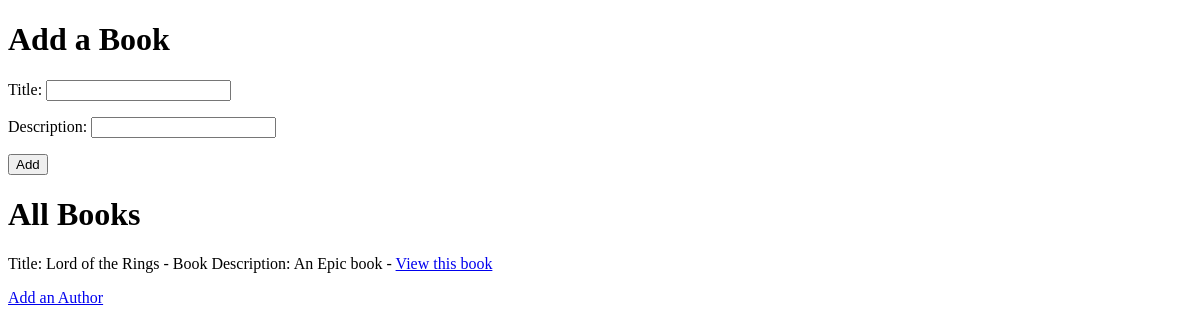
The app's page /, older data.
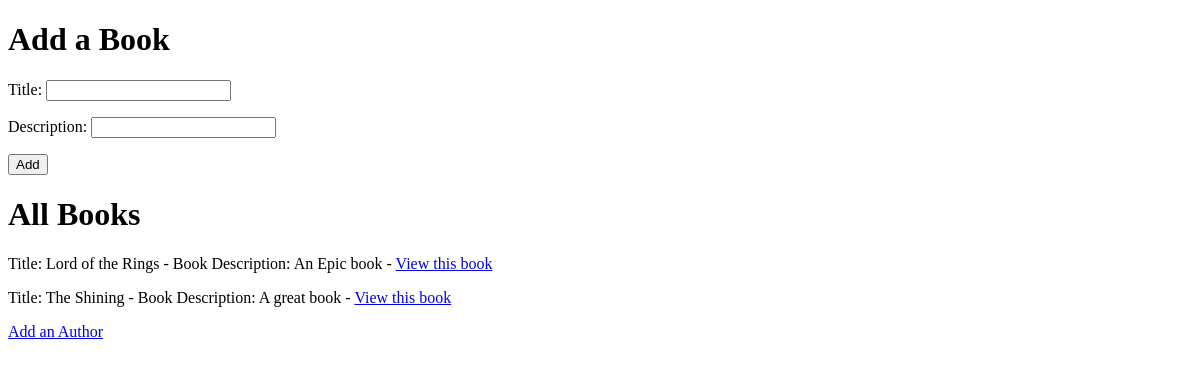
The same page, newer data.
### ba_app/models.py (models this page shows, shortened)
class Book(models.Model):
    title = models.CharField(max_length=255)
    description = models.TextField()
    created_at = models.DateTimeField(auto_now_add=True)
    updated_at = models.DateTimeField(auto_now=True)

### ba_app/views.py (the view)
# urls.py: path('', views.index),
def index(request):
    context={
        "Books" : Book.objects.all(),
    }
    return render (request, "index.html", context)

### ba_app/templates/index.html (shortened to what this page needs)
<!DOCTYPE html>
<html lang="en">
<head>
</head>
<body>
    <form action="/addBook" method="POST">
    <h1>Add a Book</h1>
    <p>Title:
        <input type="text" name = "title">
    </p>
    <p>Description:
        <input type="text" name = "description">
    </p>
    <button> Add </button>
    </form>
    <h1>All Books</h1>
    {% for Book in Books %}
    <p>Title: {{Book.title}} - Book Description: {{Book.description}} - <a href="/viewBookRend/{{Book.id}}">View this book</a></p>
    {% endfor %}
    <a href="/RenderAuthor">Add an Author</a>
</body>
</html>

Row changes from the older to the newer data that the page shows:
added Book: title "The Shining", description "A great book"
